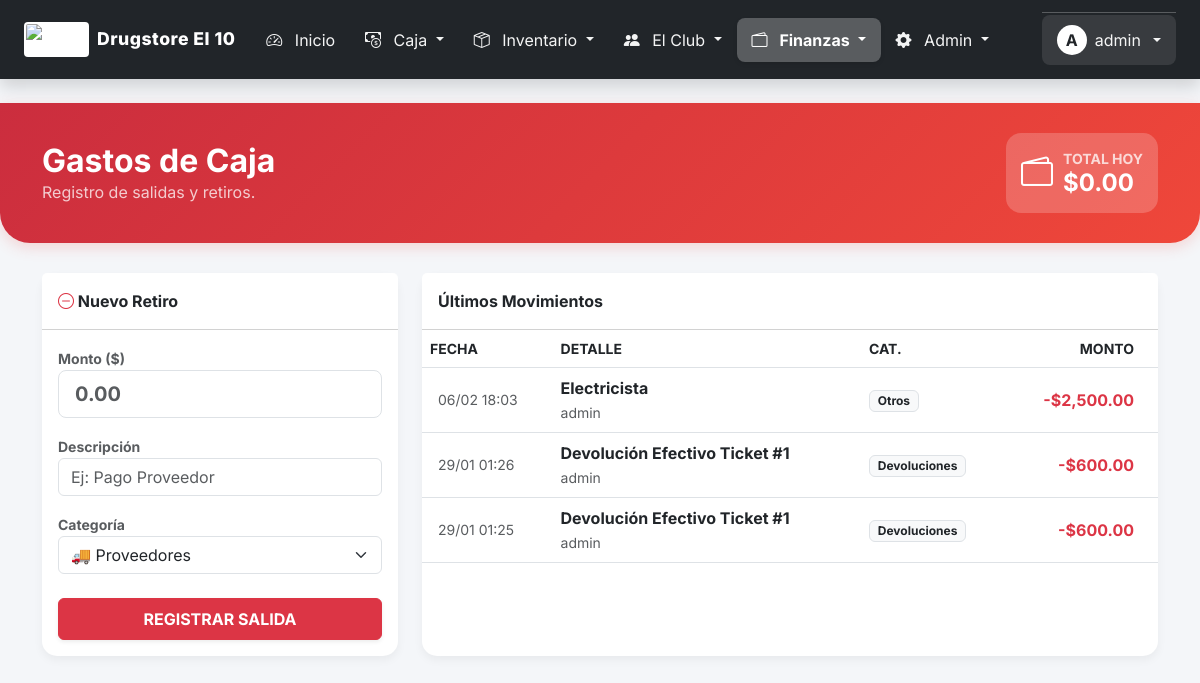
Page /gastos.php (signed in) on the committed database.
### tables this page shows
CREATE TABLE `gastos` (
  `id` int(11) NOT NULL,
  `descripcion` varchar(255) NOT NULL,
  `monto` decimal(12,2) NOT NULL,
  `categoria` varchar(50) DEFAULT 'General',
  `fecha` datetime DEFAULT current_timestamp(),
  `id_usuario` int(11) NOT NULL,
  `id_caja_sesion` int(11) NOT NULL DEFAULT 1
);

CREATE TABLE `usuarios` (
  `id` int(11) NOT NULL,
  `nombre_completo` varchar(100) NOT NULL,
  `usuario` varchar(50) NOT NULL,
  `password` varchar(255) NOT NULL,
  `id_rol` int(11) NOT NULL,
  `activo` tinyint(1) DEFAULT 1,
  `ultimo_login` datetime DEFAULT NULL,
  `email` varchar(100) DEFAULT NULL,
  `whatsapp` varchar(50) DEFAULT NULL,
  `foto_perfil` varchar(255) DEFAULT NULL,
  `rol` enum('admin','empleado') NOT NULL DEFAULT 'empleado',
  `forzar_logout` tinyint(1) DEFAULT 0,
  `ultimo_acceso` datetime DEFAULT NULL
);

### gastos.php (the view, shortened to what this page needs)
<?php
$gastos = $conexion->query("SELECT g.*, u.usuario FROM gastos g JOIN usuarios u ON g.id_usuario = u.id ORDER BY g.fecha DESC LIMIT 15")->fetchAll();
$hoy = date('Y-m-d');
$totalHoy = $conexion->query("SELECT SUM(monto) FROM gastos WHERE DATE(fecha) = '$hoy'")->fetchColumn() ?: 0;
?>
<!DOCTYPE html>
<html lang="es">
<head>
    <link href="https://cdn.jsdelivr.net/npm/bootstrap@5.3.0/dist/css/bootstrap.min.css" rel="stylesheet">
    <link rel="stylesheet" href="https://cdn.jsdelivr.net/npm/bootstrap-icons@1.10.0/font/bootstrap-icons.css">
</head>
<body>
    <?php
    if(file_exists('menu.php')) include 'menu.php';
    elseif(file_exists('includes/menu.php')) include 'includes/menu.php';
    ?>
    <div class="header-gradient">
        <div class="container d-flex justify-content-between align-items-center">
            <div>
                <h2 class="fw-bold mb-0">Gastos de Caja</h2>
                <p class="opacity-75 mb-0">Registro de salidas y retiros.</p>
            </div>
            <div class="stat-card">
                <i class="bi bi-wallet2 fs-2"></i>
                <div>
                    <div class="small text-uppercase fw-bold opacity-75">Total Hoy</div>
                    <div class="h4 mb-0 fw-bold">$<?php echo number_format($totalHoy, 2); ?></div>
                </div>
            </div>
        </div>
    </div>
    <div class="container pb-5">
        <div class="row g-4">
            <div class="col-md-4">
                <div class="card card-custom h-100">
                    <div class="card-header bg-white fw-bold py-3"><i class="bi bi-dash-circle text-danger"></i> Nuevo Retiro</div>
                    <div class="card-body">
                        <form method="POST">
                            <div class="mb-3">
                                <label class="small fw-bold text-muted">Monto ($)</label>
                                <input type="number" step="0.01" name="monto" class="form-control form-control-lg fw-bold text-danger" required placeholder="0.00">
                            </div>
                            <div class="mb-3">
                                <label class="small fw-bold text-muted">Descripción</label>
                                <input type="text" name="descripcion" class="form-control" required placeholder="Ej: Pago Proveedor">
                            </div>
                            <div class="mb-4">
                                <label class="small fw-bold text-muted">Categoría</label>
                                <select name="categoria" class="form-select">
                                    <option value="Proveedores">🚚 Proveedores</option>
                                </select>
                            </div>
                            <button type="submit" class="btn btn-danger w-100 fw-bold py-2 shadow-sm">REGISTRAR SALIDA</button>
                        </form>
                    </div>
                </div>
            </div>
            <div class="col-md-8">
                <div class="card card-custom h-100">
                    <div class="card-header bg-white fw-bold py-3">Últimos Movimientos</div>
                    <div class="table-responsive">
                        <table class="table table-hover align-middle mb-0">
                            <thead class="bg-light small text-uppercase">
                                <tr><th>Fecha</th><th>Detalle</th><th>Cat.</th><th class="text-end pe-4">Monto</th></tr>
                            </thead>
                            <tbody>
                                <?php foreach($gastos as $g): ?>
                                <tr>
                                    <td class="ps-3 text-muted small"><?php echo date('d/m H:i', strtotime($g->fecha)); ?></td>
                                    <td>
                                        <div class="fw-bold"><?php echo htmlspecialchars($g->descripcion); ?></div>
                                        <small class="text-muted"><?php echo htmlspecialchars($g->usuario); ?></small>
                                    </td>
                                    <td><span class="badge bg-light text-dark border"><?php echo $g->categoria; ?></span></td>
                                    <td class="text-end text-danger fw-bold pe-4">-$<?php echo number_format($g->monto, 2); ?></td>
                                </tr>
                                <?php endforeach; ?>
                            </tbody>
                        </table>
                    </div>
                </div>
            </div>
        </div>
    </div>
</body>
</html>

### gastos.php (style rules this page uses)
body { background-color: #f4f6f9; font-family: 'Inter', sans-serif; }
.header-gradient { background: linear-gradient(135deg, #cb2d3e 0%, #ef473a 100%); color: white; padding: 30px 0; border-radius: 0 0 30px 30px; margin-bottom: 30px; box-shadow: 0 4px 15px rgba(239, 71, 58, 0.2); }
.stat-card { background: rgba(255,255,255,0.2); border-radius: 15px; padding: 15px; display: inline-flex; align-items: center; gap: 10px; }
.card-custom { border: none; border-radius: 15px; box-shadow: 0 4px 10px rgba(0,0,0,0.05); }

### rows in the picture
gastos: fecha "06/02 18:03", descripcion "Electricista", id_usuario.usuario "admin", categoria "Otros", monto "2,500.00"
gastos: fecha "29/01 01:26", descripcion "Devolución Efectivo Ticket #1", id_usuario.usuario "admin", categoria "Devoluciones", monto "600.00"
gastos: fecha "29/01 01:25", descripcion "Devolución Efectivo Ticket #1", id_usuario.usuario "admin", categoria "Devoluciones", monto "600.00"

### other values in the picture
$nombre_negocio "Drugstore El 10"
substr($_SESSION['usuario'] ?? 'U', 0, 1) "A"
$_SESSION['usuario'] "admin"
$totalHoy "0.00"
